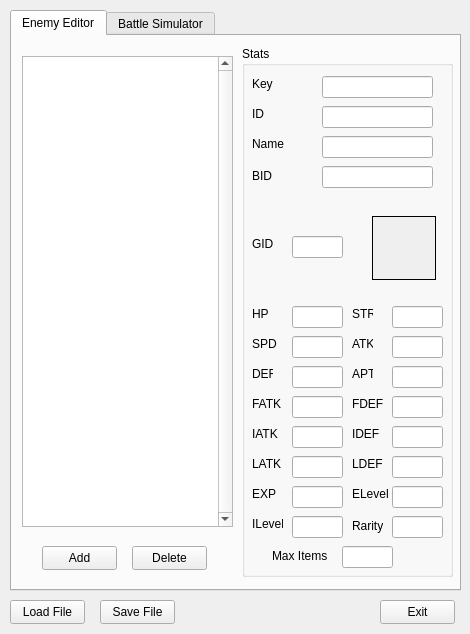
<?xml version="1.0" encoding="UTF-8"?>
<ui version="4.0">
 <class>EnemyEditor</class>
 <widget class="QMainWindow" name="EnemyEditor">
  <property name="geometry">
   <rect>
    <x>0</x>
    <y>0</y>
    <width>470</width>
    <height>634</height>
   </rect>
  </property>
  <property name="minimumSize">
   <size>
    <width>470</width>
    <height>634</height>
   </size>
  </property>
  <property name="maximumSize">
   <size>
    <width>470</width>
    <height>634</height>
   </size>
  </property>
  <property name="windowTitle">
   <string>SLAC Enemy Tool</string>
  </property>
  <widget class="QWidget" name="MainUI">
   <widget class="QTabWidget" name="tabWidget">
    <property name="geometry">
     <rect>
      <x>10</x>
      <y>10</y>
      <width>451</width>
      <height>581</height>
     </rect>
    </property>
    <property name="currentIndex">
     <number>0</number>
    </property>
    <widget class="QWidget" name="EnemyEdit">
     <attribute name="title">
      <string>Enemy Editor</string>
     </attribute>
     <widget class="QListWidget" name="EnemiesList">
      <property name="geometry">
       <rect>
        <x>10</x>
        <y>20</y>
        <width>211</width>
        <height>471</height>
       </rect>
      </property>
      <property name="verticalScrollBarPolicy">
       <enum>Qt::ScrollBarPolicy::ScrollBarAlwaysOn</enum>
      </property>
      <property name="horizontalScrollBarPolicy">
       <enum>Qt::ScrollBarPolicy::ScrollBarAlwaysOff</enum>
      </property>
     </widget>
     <widget class="QGroupBox" name="EnemyStats">
      <property name="geometry">
       <rect>
        <x>230</x>
        <y>10</y>
        <width>211</width>
        <height>531</height>
       </rect>
      </property>
      <property name="title">
       <string>Stats</string>
      </property>
      <widget class="QLabel" name="EnemyID">
       <property name="geometry">
        <rect>
         <x>10</x>
         <y>60</y>
         <width>21</width>
         <height>16</height>
        </rect>
       </property>
       <property name="text">
        <string>ID</string>
       </property>
      </widget>
      <widget class="QLabel" name="EnemyName">
       <property name="geometry">
        <rect>
         <x>10</x>
         <y>90</y>
         <width>49</width>
         <height>16</height>
        </rect>
       </property>
       <property name="text">
        <string>Name</string>
       </property>
      </widget>
      <widget class="QLabel" name="EnemyGID">
       <property name="geometry">
        <rect>
         <x>10</x>
         <y>190</y>
         <width>21</width>
         <height>16</height>
        </rect>
       </property>
       <property name="text">
        <string>GID</string>
       </property>
      </widget>
      <widget class="QLineEdit" name="EnemyIDVal">
       <property name="geometry">
        <rect>
         <x>80</x>
         <y>60</y>
         <width>111</width>
         <height>22</height>
        </rect>
       </property>
      </widget>
      <widget class="QLineEdit" name="EnemyNameVal">
       <property name="geometry">
        <rect>
         <x>80</x>
         <y>90</y>
         <width>111</width>
         <height>22</height>
        </rect>
       </property>
      </widget>
      <widget class="QLineEdit" name="EnemyGIDVal">
       <property name="geometry">
        <rect>
         <x>50</x>
         <y>190</y>
         <width>51</width>
         <height>22</height>
        </rect>
       </property>
      </widget>
      <widget class="QLabel" name="EnemyBID">
       <property name="geometry">
        <rect>
         <x>10</x>
         <y>120</y>
         <width>21</width>
         <height>20</height>
        </rect>
       </property>
       <property name="text">
        <string>BID</string>
       </property>
      </widget>
      <widget class="QLineEdit" name="EnemyBIDVal">
       <property name="geometry">
        <rect>
         <x>80</x>
         <y>120</y>
         <width>111</width>
         <height>22</height>
        </rect>
       </property>
      </widget>
      <widget class="QLabel" name="EnemyHP">
       <property name="geometry">
        <rect>
         <x>10</x>
         <y>260</y>
         <width>21</width>
         <height>16</height>
        </rect>
       </property>
       <property name="text">
        <string>HP</string>
       </property>
      </widget>
      <widget class="QLabel" name="EnemySTR">
       <property name="geometry">
        <rect>
         <x>110</x>
         <y>260</y>
         <width>21</width>
         <height>16</height>
        </rect>
       </property>
       <property name="text">
        <string>STR</string>
       </property>
      </widget>
      <widget class="QLabel" name="EnemySPD">
       <property name="geometry">
        <rect>
         <x>10</x>
         <y>290</y>
         <width>31</width>
         <height>16</height>
        </rect>
       </property>
       <property name="text">
        <string>SPD</string>
       </property>
      </widget>
      <widget class="QLabel" name="EnemyATK">
       <property name="geometry">
        <rect>
         <x>110</x>
         <y>290</y>
         <width>21</width>
         <height>16</height>
        </rect>
       </property>
       <property name="text">
        <string>ATK</string>
       </property>
      </widget>
      <widget class="QLabel" name="EnemyDEF">
       <property name="geometry">
        <rect>
         <x>10</x>
         <y>320</y>
         <width>21</width>
         <height>16</height>
        </rect>
       </property>
       <property name="text">
        <string>DEF</string>
       </property>
      </widget>
      <widget class="QLabel" name="EnemyAPT">
       <property name="geometry">
        <rect>
         <x>110</x>
         <y>320</y>
         <width>21</width>
         <height>16</height>
        </rect>
       </property>
       <property name="text">
        <string>APT</string>
       </property>
      </widget>
      <widget class="QLineEdit" name="EnemyHPVal">
       <property name="geometry">
        <rect>
         <x>50</x>
         <y>260</y>
         <width>51</width>
         <height>22</height>
        </rect>
       </property>
      </widget>
      <widget class="QLineEdit" name="EnemySTRVal">
       <property name="geometry">
        <rect>
         <x>150</x>
         <y>260</y>
         <width>51</width>
         <height>22</height>
        </rect>
       </property>
      </widget>
      <widget class="QLineEdit" name="EnemySPDVal">
       <property name="geometry">
        <rect>
         <x>50</x>
         <y>290</y>
         <width>51</width>
         <height>22</height>
        </rect>
       </property>
      </widget>
      <widget class="QLineEdit" name="EnemyATKVal">
       <property name="geometry">
        <rect>
         <x>150</x>
         <y>290</y>
         <width>51</width>
         <height>22</height>
        </rect>
       </property>
      </widget>
      <widget class="QLineEdit" name="EnemyDEFVal">
       <property name="geometry">
        <rect>
         <x>50</x>
         <y>320</y>
         <width>51</width>
         <height>22</height>
        </rect>
       </property>
      </widget>
      <widget class="QLineEdit" name="EnemyAPTVal">
       <property name="geometry">
        <rect>
         <x>150</x>
         <y>320</y>
         <width>51</width>
         <height>22</height>
        </rect>
       </property>
      </widget>
      <widget class="QLabel" name="EnemyFATK">
       <property name="geometry">
        <rect>
         <x>10</x>
         <y>350</y>
         <width>31</width>
         <height>16</height>
        </rect>
       </property>
       <property name="text">
        <string>FATK</string>
       </property>
      </widget>
      <widget class="QLabel" name="EnemyIATK">
       <property name="geometry">
        <rect>
         <x>10</x>
         <y>380</y>
         <width>31</width>
         <height>16</height>
        </rect>
       </property>
       <property name="text">
        <string>IATK</string>
       </property>
      </widget>
      <widget class="QLabel" name="EnemyLATK">
       <property name="geometry">
        <rect>
         <x>10</x>
         <y>410</y>
         <width>31</width>
         <height>16</height>
        </rect>
       </property>
       <property name="text">
        <string>LATK</string>
       </property>
      </widget>
      <widget class="QLineEdit" name="EnemyFATKVal">
       <property name="geometry">
        <rect>
         <x>50</x>
         <y>350</y>
         <width>51</width>
         <height>22</height>
        </rect>
       </property>
      </widget>
      <widget class="QLineEdit" name="EnemyLATKVal">
       <property name="geometry">
        <rect>
         <x>50</x>
         <y>410</y>
         <width>51</width>
         <height>22</height>
        </rect>
       </property>
      </widget>
      <widget class="QLineEdit" name="EnemyIATKVal">
       <property name="geometry">
        <rect>
         <x>50</x>
         <y>380</y>
         <width>51</width>
         <height>22</height>
        </rect>
       </property>
      </widget>
      <widget class="QLabel" name="EnemyIDEF">
       <property name="geometry">
        <rect>
         <x>110</x>
         <y>380</y>
         <width>31</width>
         <height>16</height>
        </rect>
       </property>
       <property name="text">
        <string>IDEF</string>
       </property>
      </widget>
      <widget class="QLineEdit" name="EnemyFDEFVal">
       <property name="geometry">
        <rect>
         <x>150</x>
         <y>350</y>
         <width>51</width>
         <height>22</height>
        </rect>
       </property>
      </widget>
      <widget class="QLineEdit" name="EnemyIDEFVal">
       <property name="geometry">
        <rect>
         <x>150</x>
         <y>380</y>
         <width>51</width>
         <height>22</height>
        </rect>
       </property>
      </widget>
      <widget class="QLabel" name="EnemyLDEF">
       <property name="geometry">
        <rect>
         <x>110</x>
         <y>410</y>
         <width>31</width>
         <height>16</height>
        </rect>
       </property>
       <property name="text">
        <string>LDEF</string>
       </property>
      </widget>
      <widget class="QLineEdit" name="EnemyLDEFVal">
       <property name="geometry">
        <rect>
         <x>150</x>
         <y>410</y>
         <width>51</width>
         <height>22</height>
        </rect>
       </property>
      </widget>
      <widget class="QLabel" name="EnemyFDEF">
       <property name="geometry">
        <rect>
         <x>110</x>
         <y>350</y>
         <width>31</width>
         <height>16</height>
        </rect>
       </property>
       <property name="text">
        <string>FDEF</string>
       </property>
      </widget>
      <widget class="QLineEdit" name="EnemyILevelVal">
       <property name="geometry">
        <rect>
         <x>50</x>
         <y>470</y>
         <width>51</width>
         <height>22</height>
        </rect>
       </property>
      </widget>
      <widget class="QLabel" name="EnemyLevel">
       <property name="geometry">
        <rect>
         <x>110</x>
         <y>440</y>
         <width>41</width>
         <height>16</height>
        </rect>
       </property>
       <property name="text">
        <string>ELevel</string>
       </property>
      </widget>
      <widget class="QLabel" name="EnemyRarity">
       <property name="geometry">
        <rect>
         <x>110</x>
         <y>470</y>
         <width>31</width>
         <height>20</height>
        </rect>
       </property>
       <property name="text">
        <string>Rarity</string>
       </property>
      </widget>
      <widget class="QLabel" name="EnemyExp">
       <property name="geometry">
        <rect>
         <x>10</x>
         <y>440</y>
         <width>61</width>
         <height>16</height>
        </rect>
       </property>
       <property name="text">
        <string>EXP</string>
       </property>
      </widget>
      <widget class="QLineEdit" name="EnemyRarityVal">
       <property name="geometry">
        <rect>
         <x>150</x>
         <y>470</y>
         <width>51</width>
         <height>22</height>
        </rect>
       </property>
      </widget>
      <widget class="QLineEdit" name="EnemyLevelVal">
       <property name="geometry">
        <rect>
         <x>150</x>
         <y>440</y>
         <width>51</width>
         <height>22</height>
        </rect>
       </property>
      </widget>
      <widget class="QLabel" name="EnemyILevel">
       <property name="geometry">
        <rect>
         <x>10</x>
         <y>470</y>
         <width>31</width>
         <height>16</height>
        </rect>
       </property>
       <property name="text">
        <string>ILevel</string>
       </property>
      </widget>
      <widget class="QLineEdit" name="EnemyExpVal">
       <property name="geometry">
        <rect>
         <x>50</x>
         <y>440</y>
         <width>51</width>
         <height>22</height>
        </rect>
       </property>
      </widget>
      <widget class="QLineEdit" name="EnemyMaxItemsVal">
       <property name="geometry">
        <rect>
         <x>100</x>
         <y>500</y>
         <width>51</width>
         <height>22</height>
        </rect>
       </property>
       <property name="text">
        <string/>
       </property>
      </widget>
      <widget class="QLabel" name="EnemyMaxItems">
       <property name="geometry">
        <rect>
         <x>30</x>
         <y>500</y>
         <width>61</width>
         <height>20</height>
        </rect>
       </property>
       <property name="text">
        <string>Max Items</string>
       </property>
      </widget>
      <widget class="QLineEdit" name="EnemyKeyVal">
       <property name="geometry">
        <rect>
         <x>80</x>
         <y>30</y>
         <width>111</width>
         <height>22</height>
        </rect>
       </property>
      </widget>
      <widget class="QLabel" name="EnemyKey">
       <property name="geometry">
        <rect>
         <x>10</x>
         <y>30</y>
         <width>21</width>
         <height>16</height>
        </rect>
       </property>
       <property name="text">
        <string>Key</string>
       </property>
      </widget>
      <widget class="QLabel" name="EnemyBitmap">
       <property name="geometry">
        <rect>
         <x>130</x>
         <y>170</y>
         <width>64</width>
         <height>64</height>
        </rect>
       </property>
       <property name="autoFillBackground">
        <bool>true</bool>
       </property>
       <property name="frameShape">
        <enum>QFrame::Shape::Box</enum>
       </property>
       <property name="text">
        <string/>
       </property>
      </widget>
     </widget>
     <widget class="QPushButton" name="EnemyAddButton">
      <property name="geometry">
       <rect>
        <x>30</x>
        <y>510</y>
        <width>75</width>
        <height>24</height>
       </rect>
      </property>
      <property name="text">
       <string>Add</string>
      </property>
     </widget>
     <widget class="QPushButton" name="EnemyDeleteButton">
      <property name="geometry">
       <rect>
        <x>120</x>
        <y>510</y>
        <width>75</width>
        <height>24</height>
       </rect>
      </property>
      <property name="text">
       <string>Delete</string>
      </property>
     </widget>
    </widget>
    <widget class="QWidget" name="BattleSimulator">
     <attribute name="title">
      <string>Battle Simulator</string>
     </attribute>
     <widget class="QGroupBox" name="PlayerStats">
      <property name="geometry">
       <rect>
        <x>210</x>
        <y>10</y>
        <width>231</width>
        <height>331</height>
       </rect>
      </property>
      <property name="title">
       <string>Player Stats</string>
      </property>
      <widget class="QLabel" name="PlayerHP">
       <property name="geometry">
        <rect>
         <x>10</x>
         <y>30</y>
         <width>21</width>
         <height>16</height>
        </rect>
       </property>
       <property name="text">
        <string>HP</string>
       </property>
      </widget>
      <widget class="QLabel" name="PlayerMaxHP">
       <property name="geometry">
        <rect>
         <x>110</x>
         <y>30</y>
         <width>41</width>
         <height>16</height>
        </rect>
       </property>
       <property name="text">
        <string>Max HP</string>
       </property>
      </widget>
      <widget class="QLabel" name="PlayerSTR">
       <property name="geometry">
        <rect>
         <x>10</x>
         <y>60</y>
         <width>21</width>
         <height>16</height>
        </rect>
       </property>
       <property name="text">
        <string>STR</string>
       </property>
      </widget>
      <widget class="QLabel" name="PlayerCON">
       <property name="geometry">
        <rect>
         <x>110</x>
         <y>60</y>
         <width>49</width>
         <height>16</height>
        </rect>
       </property>
       <property name="text">
        <string>CON</string>
       </property>
      </widget>
      <widget class="QLabel" name="PlayerDEX">
       <property name="geometry">
        <rect>
         <x>10</x>
         <y>90</y>
         <width>21</width>
         <height>16</height>
        </rect>
       </property>
       <property name="text">
        <string>DEX</string>
       </property>
      </widget>
      <widget class="QLabel" name="PlayerATK">
       <property name="geometry">
        <rect>
         <x>110</x>
         <y>90</y>
         <width>49</width>
         <height>16</height>
        </rect>
       </property>
       <property name="text">
        <string>ATK</string>
       </property>
      </widget>
      <widget class="QLabel" name="PlayerDEF">
       <property name="geometry">
        <rect>
         <x>10</x>
         <y>120</y>
         <width>21</width>
         <height>16</height>
        </rect>
       </property>
       <property name="text">
        <string>DEF</string>
       </property>
      </widget>
      <widget class="QLabel" name="PlayerSPD">
       <property name="geometry">
        <rect>
         <x>110</x>
         <y>120</y>
         <width>49</width>
         <height>16</height>
        </rect>
       </property>
       <property name="text">
        <string>SPD</string>
       </property>
      </widget>
      <widget class="QLineEdit" name="PlayerHPVal">
       <property name="geometry">
        <rect>
         <x>50</x>
         <y>30</y>
         <width>51</width>
         <height>22</height>
        </rect>
       </property>
      </widget>
      <widget class="QLineEdit" name="PlayerMaxHPVal">
       <property name="geometry">
        <rect>
         <x>160</x>
         <y>30</y>
         <width>51</width>
         <height>22</height>
        </rect>
       </property>
      </widget>
      <widget class="QLineEdit" name="PlayerSTRVal">
       <property name="geometry">
        <rect>
         <x>50</x>
         <y>60</y>
         <width>51</width>
         <height>22</height>
        </rect>
       </property>
      </widget>
      <widget class="QLineEdit" name="PlayerDEXVal">
       <property name="geometry">
        <rect>
         <x>50</x>
         <y>90</y>
         <width>51</width>
         <height>22</height>
        </rect>
       </property>
      </widget>
      <widget class="QLineEdit" name="PlayerDEFVal">
       <property name="geometry">
        <rect>
         <x>50</x>
         <y>120</y>
         <width>51</width>
         <height>22</height>
        </rect>
       </property>
      </widget>
      <widget class="QLineEdit" name="PlayerSPDVal">
       <property name="geometry">
        <rect>
         <x>160</x>
         <y>120</y>
         <width>51</width>
         <height>22</height>
        </rect>
       </property>
      </widget>
      <widget class="QLineEdit" name="PlayerATKVal">
       <property name="geometry">
        <rect>
         <x>160</x>
         <y>90</y>
         <width>51</width>
         <height>22</height>
        </rect>
       </property>
      </widget>
      <widget class="QLineEdit" name="PlayerCONVal">
       <property name="geometry">
        <rect>
         <x>160</x>
         <y>60</y>
         <width>51</width>
         <height>22</height>
        </rect>
       </property>
      </widget>
      <widget class="QLineEdit" name="PlayerLATKVal">
       <property name="geometry">
        <rect>
         <x>50</x>
         <y>210</y>
         <width>51</width>
         <height>22</height>
        </rect>
       </property>
      </widget>
      <widget class="QLabel" name="PlayerLATK">
       <property name="geometry">
        <rect>
         <x>10</x>
         <y>210</y>
         <width>31</width>
         <height>16</height>
        </rect>
       </property>
       <property name="text">
        <string>LATK</string>
       </property>
      </widget>
      <widget class="QLabel" name="PlayerLDEF">
       <property name="geometry">
        <rect>
         <x>110</x>
         <y>210</y>
         <width>49</width>
         <height>16</height>
        </rect>
       </property>
       <property name="text">
        <string>LDEF</string>
       </property>
      </widget>
      <widget class="QLabel" name="PlayerIDEF">
       <property name="geometry">
        <rect>
         <x>110</x>
         <y>180</y>
         <width>49</width>
         <height>16</height>
        </rect>
       </property>
       <property name="text">
        <string>IDEF</string>
       </property>
      </widget>
      <widget class="QLineEdit" name="PlayerIDEFVal">
       <property name="geometry">
        <rect>
         <x>160</x>
         <y>180</y>
         <width>51</width>
         <height>22</height>
        </rect>
       </property>
      </widget>
      <widget class="QLineEdit" name="PlayerIATKVal">
       <property name="geometry">
        <rect>
         <x>50</x>
         <y>180</y>
         <width>51</width>
         <height>22</height>
        </rect>
       </property>
      </widget>
      <widget class="QLabel" name="PlayerFDEF">
       <property name="geometry">
        <rect>
         <x>110</x>
         <y>150</y>
         <width>49</width>
         <height>16</height>
        </rect>
       </property>
       <property name="text">
        <string>FDEF</string>
       </property>
      </widget>
      <widget class="QLabel" name="PlayerFATK">
       <property name="geometry">
        <rect>
         <x>10</x>
         <y>150</y>
         <width>31</width>
         <height>16</height>
        </rect>
       </property>
       <property name="text">
        <string>FATK</string>
       </property>
      </widget>
      <widget class="QLineEdit" name="PlayerLDEFVal">
       <property name="geometry">
        <rect>
         <x>160</x>
         <y>210</y>
         <width>51</width>
         <height>22</height>
        </rect>
       </property>
      </widget>
      <widget class="QLineEdit" name="PlayerFDEFVal">
       <property name="geometry">
        <rect>
         <x>160</x>
         <y>150</y>
         <width>51</width>
         <height>22</height>
        </rect>
       </property>
      </widget>
      <widget class="QLineEdit" name="PlayerFATKVal">
       <property name="geometry">
        <rect>
         <x>50</x>
         <y>150</y>
         <width>51</width>
         <height>22</height>
        </rect>
       </property>
      </widget>
      <widget class="QLabel" name="PlayerIATK">
       <property name="geometry">
        <rect>
         <x>10</x>
         <y>180</y>
         <width>31</width>
         <height>16</height>
        </rect>
       </property>
       <property name="text">
        <string>IATK</string>
       </property>
      </widget>
      <widget class="QLabel" name="PlayerBlock">
       <property name="geometry">
        <rect>
         <x>110</x>
         <y>270</y>
         <width>49</width>
         <height>16</height>
        </rect>
       </property>
       <property name="text">
        <string>Block</string>
       </property>
      </widget>
      <widget class="QLineEdit" name="PlayerIDMGVal">
       <property name="geometry">
        <rect>
         <x>160</x>
         <y>240</y>
         <width>51</width>
         <height>22</height>
        </rect>
       </property>
      </widget>
      <widget class="QLineEdit" name="PlayerLDMGVal">
       <property name="geometry">
        <rect>
         <x>50</x>
         <y>270</y>
         <width>51</width>
         <height>22</height>
        </rect>
       </property>
      </widget>
      <widget class="QLabel" name="PlayerFDMG">
       <property name="geometry">
        <rect>
         <x>10</x>
         <y>240</y>
         <width>41</width>
         <height>16</height>
        </rect>
       </property>
       <property name="text">
        <string>FDMG</string>
       </property>
      </widget>
      <widget class="QLabel" name="PlayerIDMG">
       <property name="geometry">
        <rect>
         <x>110</x>
         <y>240</y>
         <width>49</width>
         <height>16</height>
        </rect>
       </property>
       <property name="text">
        <string>IDMG</string>
       </property>
      </widget>
      <widget class="QLineEdit" name="PlayerBlockVal">
       <property name="geometry">
        <rect>
         <x>160</x>
         <y>270</y>
         <width>51</width>
         <height>22</height>
        </rect>
       </property>
      </widget>
      <widget class="QLabel" name="PlayerLDMG">
       <property name="geometry">
        <rect>
         <x>10</x>
         <y>270</y>
         <width>49</width>
         <height>16</height>
        </rect>
       </property>
       <property name="text">
        <string>LDMG</string>
       </property>
      </widget>
      <widget class="QLineEdit" name="PlayerFDMGVal">
       <property name="geometry">
        <rect>
         <x>50</x>
         <y>240</y>
         <width>51</width>
         <height>22</height>
        </rect>
       </property>
      </widget>
      <widget class="QLabel" name="PlayerAPT">
       <property name="geometry">
        <rect>
         <x>10</x>
         <y>300</y>
         <width>49</width>
         <height>16</height>
        </rect>
       </property>
       <property name="text">
        <string>APT</string>
       </property>
      </widget>
      <widget class="QLineEdit" name="PlayerAPTVal">
       <property name="geometry">
        <rect>
         <x>50</x>
         <y>300</y>
         <width>51</width>
         <height>22</height>
        </rect>
       </property>
      </widget>
      <widget class="QLineEdit" name="PlayerLevelVal">
       <property name="geometry">
        <rect>
         <x>160</x>
         <y>300</y>
         <width>51</width>
         <height>22</height>
        </rect>
       </property>
      </widget>
      <widget class="QLabel" name="PlayerLevel">
       <property name="geometry">
        <rect>
         <x>110</x>
         <y>300</y>
         <width>49</width>
         <height>16</height>
        </rect>
       </property>
       <property name="text">
        <string>Level*</string>
       </property>
      </widget>
     </widget>
     <widget class="QListWidget" name="SimEnemiesList">
      <property name="geometry">
       <rect>
        <x>10</x>
        <y>10</y>
        <width>181</width>
        <height>331</height>
       </rect>
      </property>
      <property name="verticalScrollBarPolicy">
       <enum>Qt::ScrollBarPolicy::ScrollBarAlwaysOn</enum>
      </property>
      <property name="horizontalScrollBarPolicy">
       <enum>Qt::ScrollBarPolicy::ScrollBarAlwaysOff</enum>
      </property>
     </widget>
     <widget class="QGroupBox" name="CombatLog">
      <property name="geometry">
       <rect>
        <x>10</x>
        <y>380</y>
        <width>421</width>
        <height>161</height>
       </rect>
      </property>
      <property name="title">
       <string>Combat Log</string>
      </property>
      <widget class="QPlainTextEdit" name="CombatLogOutput">
       <property name="geometry">
        <rect>
         <x>10</x>
         <y>20</y>
         <width>401</width>
         <height>131</height>
        </rect>
       </property>
       <property name="verticalScrollBarPolicy">
        <enum>Qt::ScrollBarPolicy::ScrollBarAlwaysOn</enum>
       </property>
      </widget>
     </widget>
     <widget class="QPushButton" name="PlayerAttack">
      <property name="geometry">
       <rect>
        <x>360</x>
        <y>350</y>
        <width>75</width>
        <height>24</height>
       </rect>
      </property>
      <property name="text">
       <string>Attack!</string>
      </property>
     </widget>
     <widget class="QPushButton" name="ResetBattle">
      <property name="geometry">
       <rect>
        <x>210</x>
        <y>350</y>
        <width>75</width>
        <height>24</height>
       </rect>
      </property>
      <property name="text">
       <string>Reset</string>
      </property>
     </widget>
    </widget>
   </widget>
   <widget class="QPushButton" name="SaveFile">
    <property name="geometry">
     <rect>
      <x>100</x>
      <y>600</y>
      <width>75</width>
      <height>24</height>
     </rect>
    </property>
    <property name="text">
     <string>Save File</string>
    </property>
   </widget>
   <widget class="QPushButton" name="LoadFile">
    <property name="geometry">
     <rect>
      <x>10</x>
      <y>600</y>
      <width>75</width>
      <height>24</height>
     </rect>
    </property>
    <property name="text">
     <string>Load File</string>
    </property>
   </widget>
   <widget class="QPushButton" name="Exit">
    <property name="geometry">
     <rect>
      <x>380</x>
      <y>600</y>
      <width>75</width>
      <height>24</height>
     </rect>
    </property>
    <property name="text">
     <string>Exit</string>
    </property>
   </widget>
  </widget>
 </widget>
 <tabstops>
  <tabstop>tabWidget</tabstop>
  <tabstop>EnemiesList</tabstop>
  <tabstop>EnemyAddButton</tabstop>
  <tabstop>EnemyDeleteButton</tabstop>
  <tabstop>EnemyKeyVal</tabstop>
  <tabstop>EnemyIDVal</tabstop>
  <tabstop>EnemyNameVal</tabstop>
  <tabstop>EnemyBIDVal</tabstop>
  <tabstop>EnemyGIDVal</tabstop>
  <tabstop>EnemyHPVal</tabstop>
  <tabstop>EnemySTRVal</tabstop>
  <tabstop>EnemySPDVal</tabstop>
  <tabstop>EnemyATKVal</tabstop>
  <tabstop>EnemyDEFVal</tabstop>
  <tabstop>EnemyAPTVal</tabstop>
  <tabstop>EnemyFATKVal</tabstop>
  <tabstop>EnemyFDEFVal</tabstop>
  <tabstop>EnemyIATKVal</tabstop>
  <tabstop>EnemyIDEFVal</tabstop>
  <tabstop>EnemyLATKVal</tabstop>
  <tabstop>EnemyLDEFVal</tabstop>
  <tabstop>EnemyExpVal</tabstop>
  <tabstop>EnemyLevelVal</tabstop>
  <tabstop>EnemyILevelVal</tabstop>
  <tabstop>EnemyRarityVal</tabstop>
  <tabstop>EnemyMaxItemsVal</tabstop>
  <tabstop>LoadFile</tabstop>
  <tabstop>SaveFile</tabstop>
  <tabstop>Exit</tabstop>
  <tabstop>SimEnemiesList</tabstop>
  <tabstop>PlayerHPVal</tabstop>
  <tabstop>PlayerMaxHPVal</tabstop>
  <tabstop>PlayerSTRVal</tabstop>
  <tabstop>PlayerCONVal</tabstop>
  <tabstop>PlayerDEXVal</tabstop>
  <tabstop>PlayerATKVal</tabstop>
  <tabstop>PlayerDEFVal</tabstop>
  <tabstop>PlayerSPDVal</tabstop>
  <tabstop>PlayerFATKVal</tabstop>
  <tabstop>PlayerFDEFVal</tabstop>
  <tabstop>PlayerIATKVal</tabstop>
  <tabstop>PlayerIDEFVal</tabstop>
  <tabstop>PlayerLATKVal</tabstop>
  <tabstop>PlayerLDEFVal</tabstop>
  <tabstop>PlayerFDMGVal</tabstop>
  <tabstop>PlayerIDMGVal</tabstop>
  <tabstop>PlayerLDMGVal</tabstop>
  <tabstop>PlayerBlockVal</tabstop>
  <tabstop>PlayerAPTVal</tabstop>
  <tabstop>ResetBattle</tabstop>
  <tabstop>PlayerAttack</tabstop>
  <tabstop>CombatLogOutput</tabstop>
 </tabstops>
 <resources/>
 <connections/>
</ui>
